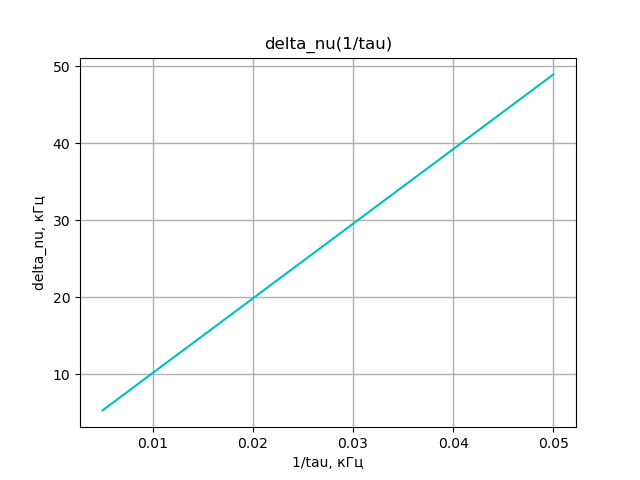

Python code for this plot:
import numpy as np
import matplotlib.pyplot as plt

tau = [20, 22.2, 22.5, 28.6, 33.3, 40, 50, 66.7, 100, 200] #mks
delta_nu = [50, 45.2, 40.2, 35, 30, 25, 20, 15, 10, 5] #kHz

fig, ax = plt.subplots()
t = np.polyfit(1/np.array(tau), delta_nu, 1)
f = np.poly1d(t)

plt.plot(1/np.array(tau), np.polyval(np.polyfit(1/np.array(tau), delta_nu, 1), 1/np.array(tau)), color='c')
plt.title('delta_nu(1/tau)')
plt.xlabel('1/tau, кГц')
plt.ylabel('delta_nu, кГц')
plt.grid(linewidth = 1)
plt.savefig('1.png')
plt.show()
